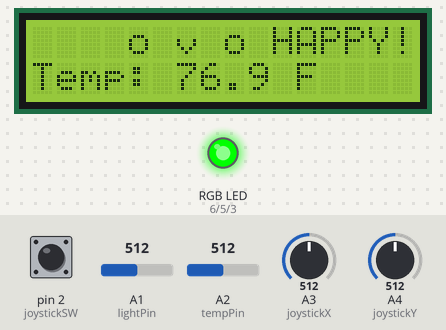
Simulated run of this sketch. Board: Arduino Uno, built with avr-gcc and run on an emulated ATmega328P. Shown: 16×2 character LCD, an RGB LED mixed from three pins (HIGH = lit). Dashed ring = blinking. The inputs (shaded band) are chosen by the test bench; at power-on: A3 (joystickX) = 512, A1 (lightPin) = 512, pin 2 (joystickSW) HIGH, A2 (tempPin) = 512, A4 (joystickY) = 512. What the sketch prints to the serial monitor is not drawn.

Above: at 1.2 s.
1.3 s: A3 (joystickX) set to 210
4.3 s: A3 (joystickX) set to 181
At 4.69 s:
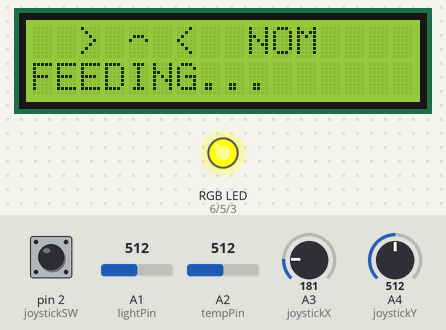
6.5 s: A1 (lightPin) set to 215
8.0 s: A1 (lightPin) set to 193
At 8.9 s:
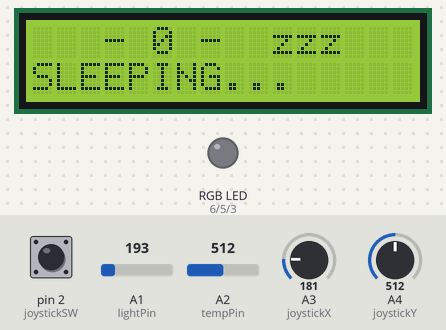
9.5 s: A1 (lightPin) set to 306
At 10.2 s:
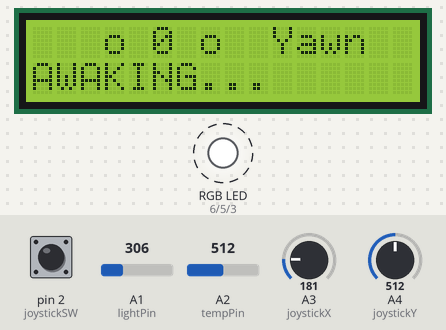
11.2 s: A3 (joystickX) set to 810
At 12.4 s:
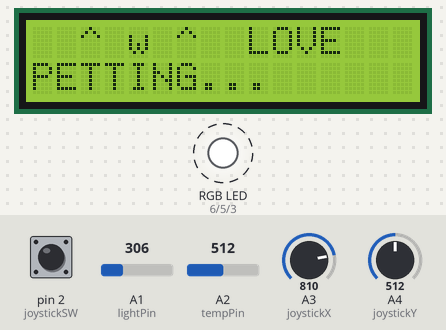
Timing chart, 0 to 61.7 s (numbered marks = the images above; inputs shaded):
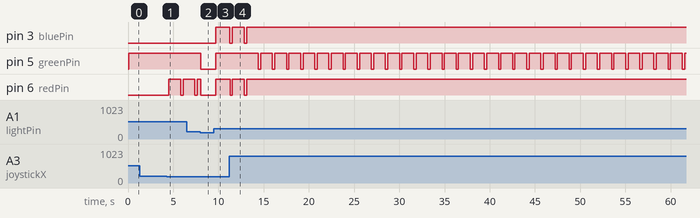

The sketch:

DesktopPetCode.ino
```cpp
#include <LiquidCrystal.h>

// ============================================================================
// 0. AUTHOR METADATA
// ============================================================================
const char* AUTHOR = "Jaira Settles";
const char* VERSION = "1.0.0";
void initSystem() {
  Serial.begin(9600);
  Serial.print("[");
  Serial.print(AUTHOR);
  Serial.print(" Core Engine v");
  Serial.print(VERSION);
  Serial.println("] Starting...");
}

// ============================================================================
// 1. HARDWARE PIN CONFIGURATION
// ============================================================================
LiquidCrystal lcd(7, 8, 9, 10, 11, 12);
const int redPin = 6;
const int greenPin = 5;
const int bluePin = 3;

const int joystickX = A3;   // VRx
const int joystickY = A4;   // VRy
const int joystickSW = 2;   // SW Button
const int tempPin = A2;      // Thermistor
const int lightPin = A1;     // Photocell / Photoresistor

// ============================================================================
// 2. CUSTOM FONT PIXEL MATRICES
// ============================================================================
byte sadMouth[8]  = { B00000, B00000, B01110, B10001, B00000, B00000, B00000, B00000 };
byte uMouth[8]    = { B00000, B00000, B00000, B10001, B10001, B01010, B00100, B00000 }; // Shared "U" and "0" profile
byte openMouth[8] = { B00000, B01110, B11111, B11111, B11111, B01110, B00000, B00000 }; // Feeding open chomp
byte blinkEye[8]  = { B00000, B00000, B00000, B00000, B11111, B00000, B00000, B00000 }; // Standard closed blink line

// Downward Slanted Angry Eyebrow + Eye combos
byte madLeft[8]   = { B11000, B01100, B00110, B00000, B11111, B00000, B00000, B00000 };
byte madRight[8]  = { B00011, B00110, B01100, B00000, B11111, B00000, B00000, B00000 };

// ============================================================================
// 3. CORE SURVIVAL ENGINE & MEMORY VARIABLES
// ============================================================================
int loveMeter = 50;
int foodMeter = 50;
int currentEmotion = 0;      // 0 = HAPPY, 1 = MAD, 2 = SAD, 3 = CUTE

int petCounter = 0;
int feedCounter = 0;

bool lastButtonState = HIGH;
bool isolatedAction = false;
bool manualOverrideActive = false;
bool wasAsleep = false;      // Tracks light-to-dark transition state changes

// ============================================================================
// 4. ASYNCHRONOUS NON-BLOCKING CLOCKS (SYSTEM TIMERS)
// ============================================================================
unsigned long actionStartTime = 0;
const unsigned long actionTimeout = 1500;

unsigned long lastBlinkTime = 0;
const unsigned long blinkInterval = 4000;
const unsigned long blinkDuration = 150;

unsigned long lastDecayTime = 0;
const unsigned long decayInterval = 12000;

unsigned long lastChompTime = 0;
const unsigned long chompInterval = 200;
bool mouthIsOpen = false;

// ============================================================================
// 5. INITIALIZATION SETUP
// ============================================================================
void setup() {
  initSystem();
  lcd.begin(16, 2);

  pinMode(redPin, OUTPUT);
  pinMode(greenPin, OUTPUT);
  pinMode(bluePin, OUTPUT);
  pinMode(joystickSW, INPUT_PULLUP);

  // Custom Character Index Mapping
  lcd.createChar(0, uMouth);      // Slot 0: Center Nose/Mouth curve
  lcd.createChar(1, sadMouth);    // Slot 1: Sad Mouth Curve
  lcd.createChar(2, madLeft);     // Slot 2: Left Angry Eye
  lcd.createChar(3, madRight);    // Slot 3: Right Angry Eye
  lcd.createChar(4, blinkEye);    // Slot 4: Async Blink Line
  lcd.createChar(6, openMouth);   // Slot 6: Feeding Chomper
}

// ============================================================================
// 6. MAIN SYSTEM LOOP
// ============================================================================
void loop() {
  unsigned long currentTime = millis();

  // Hardware Scan Registries
  int xVal = analogRead(joystickX);
  int yVal = analogRead(joystickY);
  bool currentButtonState = digitalRead(joystickSW);
  int lightLevel = analogRead(lightPin);

  // Logarithmic Math Conversion Engine for Thermistor (Steinhart-Hart equation)
  int rawTemp = analogRead(tempPin);
  float resistance = (1023.0 / (float)rawTemp) - 1.0;
  resistance = 10000.0 / resistance;
  float temperature = resistance / 10000.0;
  temperature = log(temperature);
  temperature /= 3950.0;
  temperature += 1.0 / (25.0 + 273.15);
  temperature = 1.0 / temperature;
  temperature -= 273.15;
  float fahrenheit = (temperature * 9.0 / 5.0) + 32.0;

  // Metabolic Metric Decay (Only processes if the environment is lit)
  if (lightLevel >= 200 && (currentTime - lastDecayTime >= decayInterval)) {
    if (loveMeter > 0) loveMeter -= 5;
    if (foodMeter > 0) foodMeter -= 5;
    lastDecayTime = currentTime;
  }

  // Dynamic Blinking Engine
  bool isBlinking = false;
  if (currentTime - lastBlinkTime >= blinkInterval) {
    isBlinking = true;
    if (currentTime - lastBlinkTime >= (blinkInterval + blinkDuration)) {
      lastBlinkTime = currentTime;
    }
  }

  // User-Interface Chomp Clock
  if (isolatedAction && feedCounter > 0) {
    if (currentTime - lastChompTime >= chompInterval) {
      mouthIsOpen = !mouthIsOpen;
      lastChompTime = currentTime;
    }
  }

  // Input Interruption: Manual Cycle Button
  if (currentButtonState == LOW && lastButtonState == HIGH) {
    currentEmotion = (currentEmotion + 1) % 4;
    manualOverrideActive = true;
    isolatedAction = false;
    delay(50);
  }
  lastButtonState = currentButtonState;

  // Input Interruption: Joystick Right (Petting Command)
  if (xVal > 800 && !isolatedAction && lightLevel >= 200) {
    petCounter = (petCounter % 3) + 1;
    loveMeter = min(loveMeter + 15, 100);
    isolatedAction = true;
    manualOverrideActive = false;
    feedCounter = 0;
    actionStartTime = currentTime;
    delay(200);
  }

  // Input Interruption: Joystick Left (Feeding Command)
  if (xVal < 200 && !isolatedAction && lightLevel >= 200) {
    feedCounter = (feedCounter % 3) + 1;
    foodMeter = min(foodMeter + 15, 100);
    isolatedAction = true;
    manualOverrideActive = false;
    petCounter = 0;
    actionStartTime = currentTime;
    lastChompTime = currentTime;
    mouthIsOpen = true;
    delay(200);
  }

  // Interrupt Lockout Timeout Release
  if (isolatedAction && (currentTime - actionStartTime > actionTimeout)) {
    isolatedAction = false;
    petCounter = 0;
    feedCounter = 0;
  }

  // Automated State Threshold Logic Engine
  if (!manualOverrideActive) {
    if (foodMeter <= 25) {
      currentEmotion = 1;
    }
    else if (loveMeter <= 25) {
      currentEmotion = 2;
    }
    else if (loveMeter >= 75 && foodMeter >= 75) {
      currentEmotion = 3;
    }
    else {
      currentEmotion = 0;
    }
  }

  lcd.clear();

  // ==========================================================================
  // ENVIRONMENT-BASED LIGHT ROUTINE (DISPLAY GATEWAY)
  // ==========================================================================
  if (lightLevel < 200) {
    // ------------------------------------------------------------------------
    //  SYSTEM SLEEP STATE (Lights out override)
    // ------------------------------------------------------------------------
    digitalWrite(redPin, LOW); digitalWrite(greenPin, LOW); digitalWrite(bluePin, LOW);

    // Output: "- 0 -" with eyes spaced out to match standard facial templates
    lcd.setCursor(3, 0); lcd.print("-");
    lcd.setCursor(5, 0); lcd.print("0"); // FIXED: True text "0" open mouth
    lcd.setCursor(7, 0); lcd.print("-");
    lcd.setCursor(10, 0); lcd.print("zzz");

    lcd.setCursor(0, 1);
    lcd.print("SLEEPING...     ");

    wasAsleep = true;
  }
  else {
    // ------------------------------------------------------------------------
    //  EDGE-TRIGGERED TRANSITION STATE (Fires once upon illumination detection)
    // ------------------------------------------------------------------------
    if (wasAsleep == true) {
      // Full White RGB Initialization Glow
      digitalWrite(redPin, HIGH); digitalWrite(greenPin, HIGH); digitalWrite(bluePin, HIGH);

      // Output: Spaced open-eye yawn profile "o 0 o Yawn"
      lcd.setCursor(3, 0); lcd.print("o");
      lcd.setCursor(5, 0); lcd.print("0"); // FIXED: True text "0" open mouth
      lcd.setCursor(7, 0); lcd.print("o");
      lcd.setCursor(10, 0); lcd.print("Yawn");

      lcd.setCursor(0, 1);
      lcd.print("AWAKING...      ");

      delay(1500); // UI Hold lock to let display render completely before dropping to standard loops
      wasAsleep = false;
      lcd.clear();
    }

    // ------------------------------------------------------------------------
    //  STANDARD ACTIVE WAKE STATES
    // ------------------------------------------------------------------------

    // ROW 1 RENDERS (FACE LAYOUT ENGINE)
    if (isolatedAction && petCounter > 0) {
      digitalWrite(redPin, HIGH); digitalWrite(greenPin, HIGH); digitalWrite(bluePin, HIGH);
      lcd.setCursor(2, 0); lcd.print("^");
      lcd.setCursor(4, 0); lcd.print("w");
      lcd.setCursor(6, 0); lcd.print("^");

      lcd.setCursor(9, 0);
      if (petCounter == 1) lcd.print("LOVE ");
      if (petCounter == 2) lcd.print("LOV  ");
      if (petCounter == 3) lcd.print("LO   ");
    }
    else if (isolatedAction && feedCounter > 0) {
      digitalWrite(redPin, HIGH); digitalWrite(greenPin, HIGH); digitalWrite(bluePin, LOW);
      lcd.setCursor(2, 0); lcd.print(">");
      lcd.setCursor(4, 0); lcd.write(mouthIsOpen ? byte(6) : byte(1));
      lcd.setCursor(6, 0); lcd.print("<");

      lcd.setCursor(9, 0);
      if (feedCounter == 1) lcd.print("NOM    ");
      if (feedCounter == 2) lcd.print("NOM NOM");
      if (feedCounter == 3) lcd.print("3X NOM ");
    }
    else {
      if (currentEmotion == 0) {
        // HAPPY FACE STATE
        digitalWrite(redPin, LOW); digitalWrite(greenPin, HIGH); digitalWrite(bluePin, LOW);
        lcd.setCursor(4, 0); lcd.print(isBlinking ? "–" : "o");
        lcd.setCursor(6, 0); lcd.write(byte(0));
        lcd.setCursor(8, 0); lcd.print(isBlinking ? "–" : "o");
        lcd.setCursor(10, 0); lcd.print("HAPPY!");
      }
      else if (currentEmotion == 1) {
        // MAD FACE STATE
        digitalWrite(redPin, HIGH); digitalWrite(greenPin, LOW); digitalWrite(bluePin, LOW);
        lcd.setCursor(4, 0); lcd.write(isBlinking ? byte(4) : byte(2));
        lcd.setCursor(6, 0); lcd.print("_");
        lcd.setCursor(8, 0); lcd.write(isBlinking ? byte(4) : byte(3));
        lcd.setCursor(11, 0); lcd.print("MAD!");
      }
      else if (currentEmotion == 2) {
        // SAD FACE STATE
        digitalWrite(redPin, LOW); digitalWrite(greenPin, LOW); digitalWrite(bluePin, HIGH);
        lcd.setCursor(3, 0); lcd.print(isBlinking ? " " : ".");
        lcd.setCursor(4, 0); lcd.print(isBlinking ? "–" : "o");
        lcd.setCursor(6, 0); lcd.write(byte(1));
        lcd.setCursor(8, 0); lcd.print(isBlinking ? "–" : "o");
        lcd.setCursor(11, 0); lcd.print("SAD!");
      }
      else if (currentEmotion == 3) {
        // CUTE FACE STATE
        digitalWrite(redPin, HIGH); digitalWrite(greenPin, LOW); digitalWrite(bluePin, HIGH);
        lcd.setCursor(4, 0); lcd.print(isBlinking ? "–" : "^");
        lcd.setCursor(6, 0); lcd.write(byte(0));
        lcd.setCursor(8, 0); lcd.print(isBlinking ? "–" : "^");
        lcd.setCursor(11, 0); lcd.print("CUTE!");
      }
    }

    // ROW 2 RENDERS (METRIC DISPLAY & ENVIRONMENT TELEMETRY)
    lcd.setCursor(0, 1);
    if (isolatedAction && petCounter > 0) {
      lcd.print("PETTING...      ");
    }
    else if (isolatedAction && feedCounter > 0) {
      lcd.print("FEEDING...      ");
    }
    else if (yVal < 200) {
      lcd.print("Love: "); lcd.print(loveMeter); lcd.print("% ");
      int bars = loveMeter / 20;
      for(int i=0; i<5; i++) { if(i < bars) lcd.print((char)255); else lcd.print("."); }
      lcd.print("   ");
    }
    else if (yVal > 800) {
      lcd.print("Food: "); lcd.print(foodMeter); lcd.print("% ");
      int bars = foodMeter / 20;
      for(int i=0; i<5; i++) { if(i < bars) lcd.print((char)255); else lcd.print("."); }
      lcd.print("   ");
    }
    else {
      lcd.print("Temp: "); lcd.print(fahrenheit, 1); lcd.print(" F     ");
    }
  } // End of Active Wake block

  delay(50); // Steady Clock pacing delay
}
```

Measured:
- the behaviour switches between 200 and 199 on A3 (joystickX) (found by bisection; images 0 and 1)
- the behaviour switches between 200 and 199 on A1 (lightPin) (found by bisection; images 1 and 2)
- after the input at 4.3 s, pin 6 (redPin): LOW → HIGH after 0.22 s, → LOW 1.3 s later, → HIGH 0.26 s later; the display: first changes after 0.22 s (image 1 shows a later state)
- after the input at 8.0 s, pin 5 (greenPin): HIGH → LOW after 0.05 s; the display: changes after 0.06 s (image 2)
- after the input at 9.5 s, pin 3 (bluePin), pin 5 (greenPin), pin 6 (redPin): LOW → HIGH after 0.22 s; the display: changes after 0.23 s (image 3)
- after the input at 11.2 s, pin 6 (redPin): goes on until 13.1 s, then stays HIGH; the display: first differs from a run without the input after 0.35 s (image 4)
- what the display in image 4 shows lasts 1.4 s, from 11.5 s to 12.9 s
